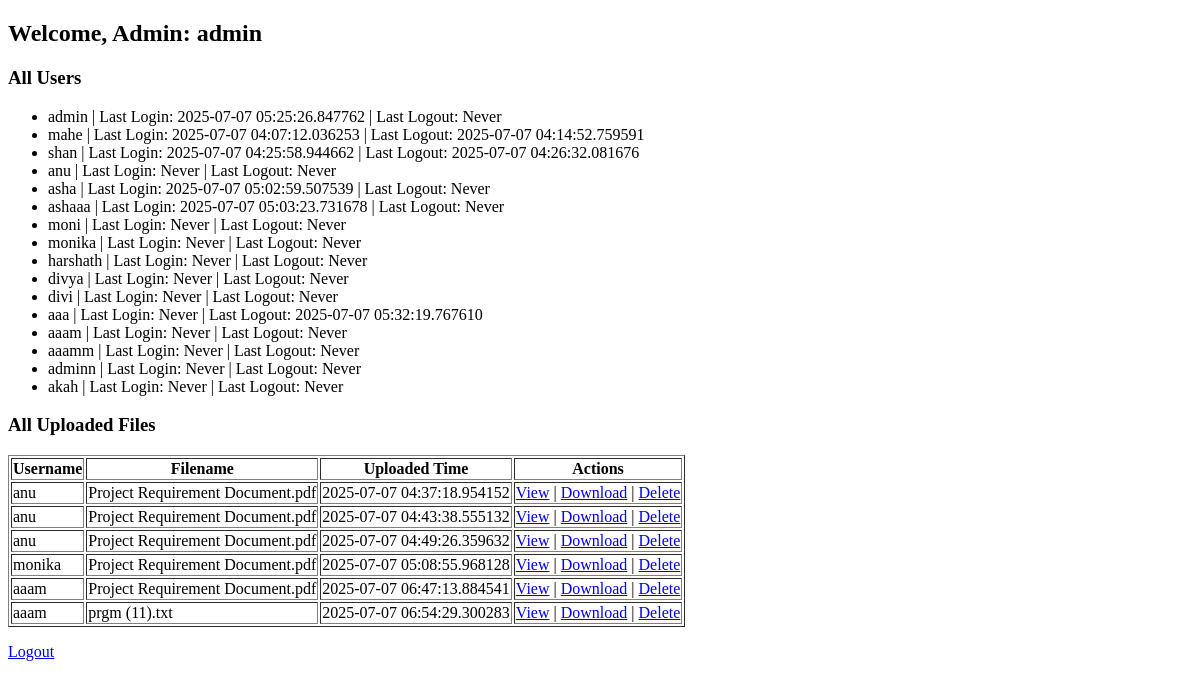
Page /admin (signed in) on the earlier database version.
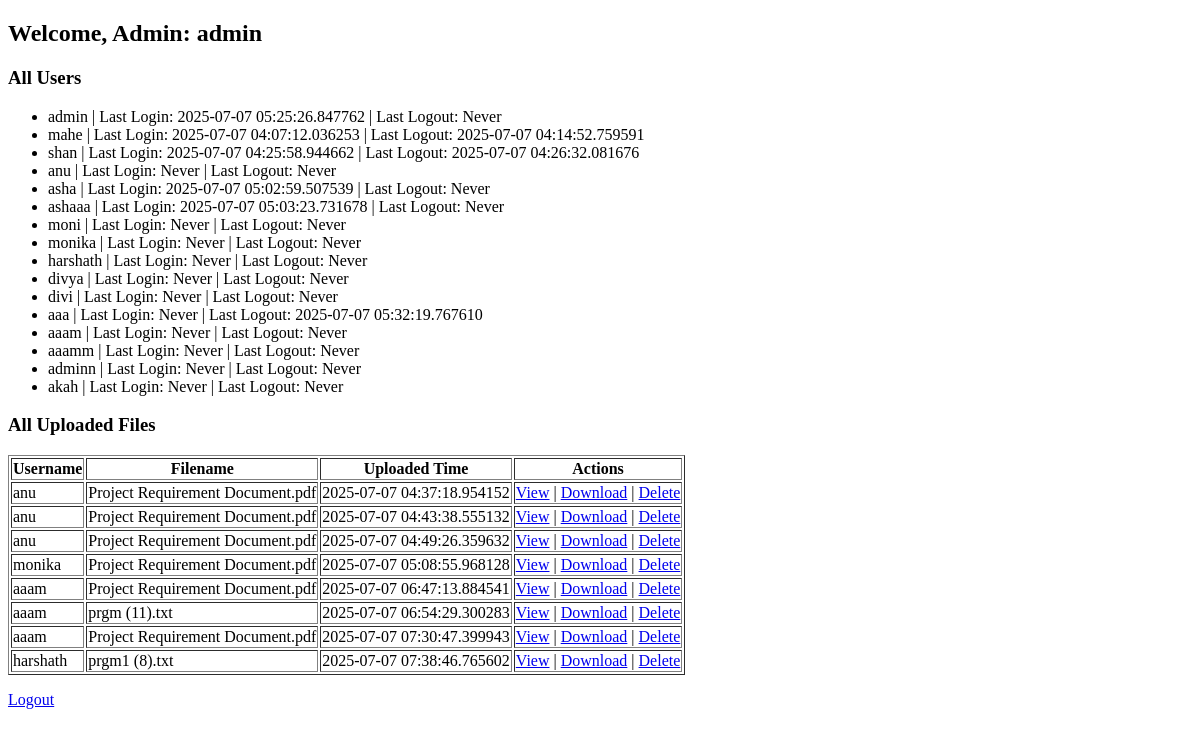
Same page on the later database version.
### db_test.py (models this page shows)
class User(Base):
    __tablename__ = 'users'
    id = Column(Integer, primary_key=True)
    username = Column(String, unique=True, nullable=False)
    password = Column(String, nullable=False)
    is_admin = Column(Boolean, default=False)
    last_login = Column(DateTime)
    last_logout = Column(DateTime)
    files = relationship("EncryptedFile", back_populates="owner")

class EncryptedFile(Base):
    __tablename__ = 'files'
    id = Column(Integer, primary_key=True)
    filename = Column(String, nullable=False)
    data = Column(LargeBinary, nullable=False)
    user_id = Column(Integer, ForeignKey("users.id"), nullable=False)
    upload_time = Column(DateTime, default=datetime.utcnow)
    owner = relationship("User", back_populates="files")

### app.py (the view)
@app.route('/admin')
@admin_required
def admin_dashboard():
    db = SessionLocal()
    files = db.query(EncryptedFile).options(joinedload(EncryptedFile.owner)).all()
    users = db.query(User).all()
    db.close()
    return render_template('admin_dashboard.html', files=files, users=users, username=session['username'])

### app.py (called while the page is built)
def admin_required(f):
    @wraps(f)
    def decorated(*args, **kwargs):
        if not session.get('is_admin'):
            return "Access Denied", 403
        return f(*args, **kwargs)
    return decorated

### Templates/admin_dashboard.html (shortened to what this page needs)
<!DOCTYPE html>
<html>
<head>
</head>
<body>
    <h2>Welcome, Admin: {{ username }}</h2>
    <h3>All Users</h3>
    <ul>
        {% for user in users %}
            <li>
                {{ user.username }} |
                Last Login: {{ user.last_login if user.last_login else 'Never' }} |
                Last Logout: {{ user.last_logout if user.last_logout else 'Never' }}
            </li>
        {% endfor %}
    </ul>
    <h3>All Uploaded Files</h3>
    <table border="1">
        <tr>
            <th>Username</th>
            <th>Filename</th>
            <th>Uploaded Time</th>
            <th>Actions</th>
        </tr>
        {% for file in files %}
        <tr>
            <td>{{ file.owner.username }}</td>
            <td>{{ file.filename }}</td>
            <td>{{ file.upload_time }}</td>
            <td>
                <a href="{{ url_for('admin_view_file', file_id=file.id) }}">View</a> |
                <a href="{{ url_for('admin_download', file_id=file.id) }}">Download</a> |
                <a href="{{ url_for('admin_delete_file', file_id=file.id) }}">Delete</a>
            </td>
        </tr>
        {% endfor %}
    </table>
    <p><a href="/logout">Logout</a></p>
</body>
</html>

Differences in the rows shown:
added EncryptedFile: owner.username "aaam", filename "Project Requirement Document.pdf", upload_time "2025-07-07 07:30:47.399943"
added EncryptedFile: owner.username "harshath", filename "prgm1 (8).txt", upload_time "2025-07-07 07:38:46.765602"
